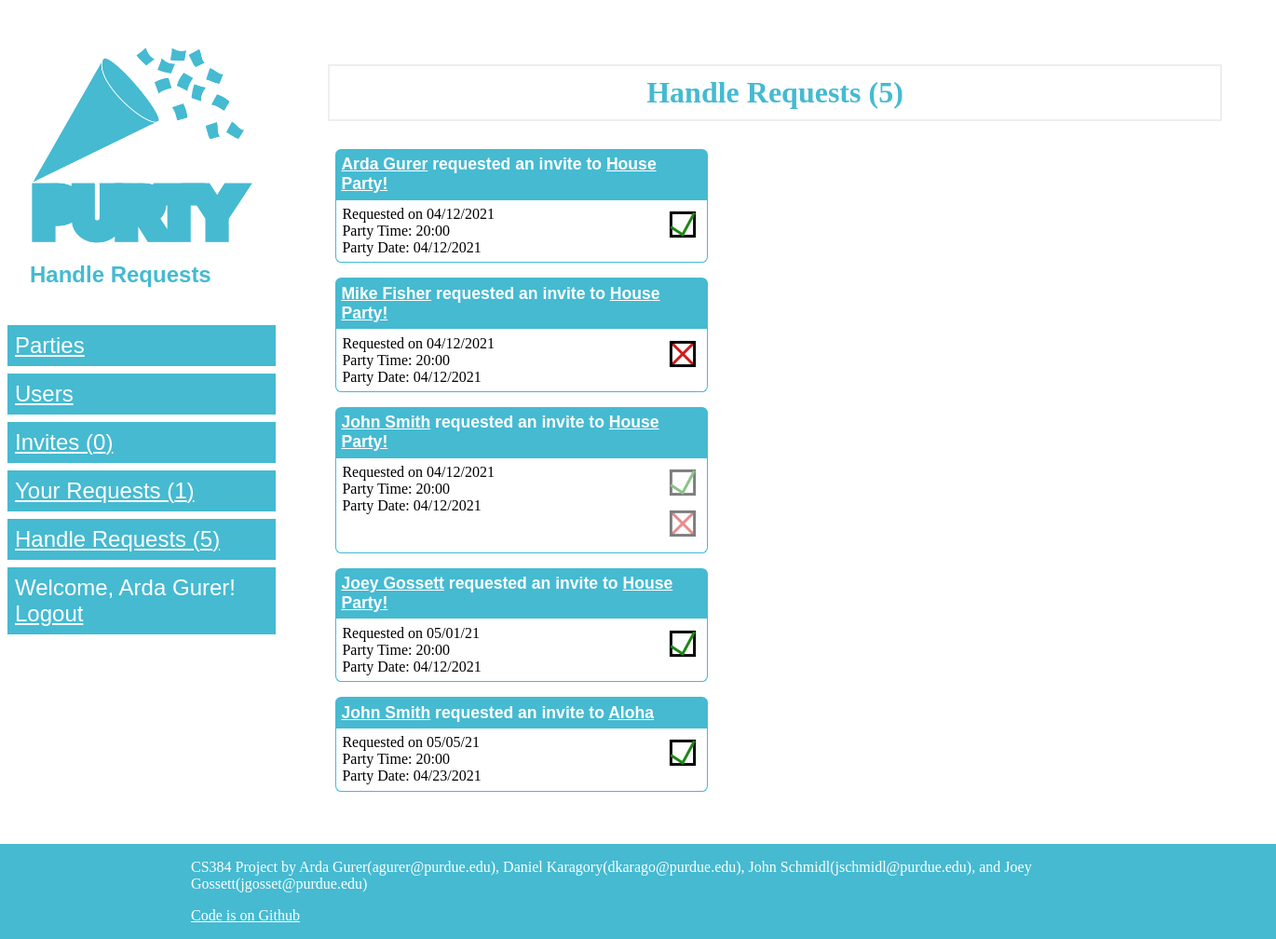
The app's page /handle_requests (signed in) with its own data.
### database_orm.py (models this page shows, shortened)
    class User(db_orm.Model):
        user_id = db_orm.Column('user_id', db_orm.Integer, primary_key = True)
        name = db_orm.Column(db_orm.String(40))
        email = db_orm.Column(db_orm.String(40))
        age = db_orm.Column(db_orm.Integer)

    class Party(db_orm.Model):
        party_id = db_orm.Column('party_id', db_orm.Integer, primary_key = True)
        name = db_orm.Column(db_orm.String(40))
        date = db_orm.Column(db_orm.String(40))
        time = db_orm.Column(db_orm.String(40))
        description = db_orm.Column(db_orm.String(400))
        location_id = db_orm.Column(db_orm.Integer)
        invited_cnt = db_orm.Column(db_orm.Integer)
        coming_cnt = db_orm.Column(db_orm.Integer)
        likes_cnt = db_orm.Column(db_orm.Integer)

### tables this page shows
CREATE TABLE Requests (
  party_id INTEGER NOT NULL,
  user_id INTEGER NOT NULL,
  request_date NVARCHAR(40) NOT NULL,
  reply_date NVARCHAR(40),
  answer INTEGER,
  PRIMARY KEY (party_id, user_id)
);

### app.py (the view)
@app.route('/handle_requests', methods=('GET', 'POST'))
def handle_requests():
    if 'user_id' not in session:
        return redirect(url_for('login'))
    user_id = session['user_id']
    requests = db.get_all_requests_for_host_user(user_id)
    req_cnt = len(requests)
    page_data = []
    for request in requests:
        party = db.get_party(request['party_id'])
        user = db.get_user(request['user_id'])
        page_data.append((party, request, user))
    return render_template('handle_requests.html', page_data=page_data, req_cnt=req_cnt)

### app.py (called while the page is built)
def get_req_hand_cnt(user_id):
    return db.get_all_requests_for_host_user_count(user_id)

def get_req_cnt(user_id):
    return db.get_all_requests_count(user_id)

def get_inv_cnt(user_id):
    return db.get_all_invites_count(user_id)

@app.before_request
def check_session():
    if 'user_id' in session:
        if db.user_exists(session['user_id']) == False:
            session.pop('user_id')

### database.py (called while the page is built)
def get_db_connection():
    conn = sqlite3.connect('purty.db')
    conn.row_factory = sqlite3.Row
    return conn

def user_exists(user_id):
    conn = get_db_connection()
    user = conn.execute('SELECT COUNT(*) as count FROM User WHERE user_id = ?',
                        (user_id,)).fetchone()
    conn.close()
    if user['count'] == 0:
        return False
    else:
        return True

def get_user_name(user_id):
    return db_orm.User.query.filter_by(user_id = user_id)[0].name

def get_user(user_id):
    return db_orm.User.query.filter_by(user_id = user_id)[0]

def get_party(party_id):
    party = db_orm.Party.query.filter_by(party_id = party_id)[0]
    if party is None:
        abort(404)
    return party

def get_all_requests_count(user_id):
    conn = get_db_connection()
    conn.execute("PRAGMA read_uncommitted = true;")
    if user_id is None:
        cnt = conn.execute('SELECT COUNT(*) FROM Requests').fetchone()[0]
    else:
        cnt = conn.execute('SELECT COUNT(*) FROM Requests WHERE user_id = ?',
                              (user_id,)).fetchone()[0]
    conn.close()
    return cnt

def get_all_requests_for_host_user(user_id):
    conn = get_db_connection()
    requests = conn.execute('SELECT r.user_id AS user_id, r.party_id AS party_id, r.request_date AS request_date, r.reply_date AS reply_date, r.answer AS answer FROM Host h JOIN Requests r ON r.party_id = h.party_id WHERE h.user_id = ? ',
                              (user_id,)).fetchall()
    conn.close()
    return requests

def get_all_requests_for_host_user_count(user_id):
    conn = get_db_connection()
    conn.execute("PRAGMA read_uncommitted = true;")
    cnt = conn.execute('SELECT COUNT(*) FROM Host h JOIN Requests r ON r.party_id = h.party_id WHERE h.user_id = ? ',
                              (user_id,)).fetchone()[0]
    conn.close()
    return cnt

### templates/handle_requests.html
{% extends "base.html" %}
{% block title %} Handle Requests {% endblock %}
{% block content %}
    <h1>Handle Requests ({{ req_cnt }})</h1>
    {% for data in page_data %}
		<div class="invite">
		    <div class="header">
                <a href='{{ url_for('user', user_id=data[2]['user_id']) }}'>{{ data[2]['name'] }}</a>
                requested an invite to
                <a href='{{ url_for('party', party_id=data[0]['party_id']) }}'>{{ data[0]['name'] }}</a>
		    </div>
		    <div class="description">
		        Requested on {{ data[1]['request_date'] }} <br>
		        Party Time: {{ data[0]['time'] }} <br>
		        Party Date: {{ data[0]['date'] }} <br>
		    </div>
		    <div class="choice">
                {% if data[1]['answer'] == 1 %}
			        <img class="choiceImage" src="{{ url_for('static', filename='accepted.svg.png') }}">
                {% elif data[1]['answer'] == 0 %}
			        <img class="choiceImage" src="{{ url_for('static', filename='rejected.svg.png') }}">
                {% else %}
                    <form method="post" action="{{ url_for('h_accept', user_id=data[1]['user_id']) }}">
                        <button type="submit" value="{{ data[0]['party_id']  }}" name="party_id">
			                <img class="choiceImage" src="{{ url_for('static', filename='accepted.svg.png') }}">
                        </button>
                    </form>
                    <form method="post" action="{{ url_for('h_reject', user_id=data[1]['user_id']) }}">
                        <button type="submit" value="{{ data[0]['party_id']  }}" name="party_id">
			                <img class="choiceImage" src="{{ url_for('static', filename='rejected.svg.png') }}">
                        </button>
                    </form>
                {% endif %}
            </div>
         </div>
    {% endfor %}
{% endblock %}

### templates/base.html (shortened to what this page needs)
<!DOCTYPE html>
<html lang="en">
    <head>
        <link rel="stylesheet" href="{{ url_for('static', filename='css/style.css') }}">
    </head>
    <body>
        <div id='HeaderAndBodyWrapper'>
            {% block header %}
                <div id='Header'>
                    <div id='Logo'>
                        <a href="{{ url_for('parties') }}">
                            <img id="LogoImage" src="{{ url_for('static', filename='logo.svg.png') }}">
                        </a>
                        <span id="LogoSubText">
                            {{ self.title() }}
                        </span>
                     </div>
                    <div class='HeaderItem'>
                        <a href="{{ url_for('parties') }}">Parties</a>
                    </div>
                    <div class='HeaderItem'>
                        <a href="{{ url_for('index') }}">Users</a>
                    </div>
                    {% if 'user_id' in session %}
                    <div class='HeaderItem'>
                        <a href="{{ url_for('invites') }}">Invites ({{ get_inv_cnt(session['user_id']) }})</a>
                    </div>
                    <div class='HeaderItem'>
                        <a href="{{ url_for('requests') }}">Your Requests ({{ get_req_cnt(session['user_id']) }})</a>
                    </div>
                    <div class='HeaderItem'>
                        <a href="{{ url_for('handle_requests') }}">Handle Requests ({{ get_req_hand_cnt(session['user_id']) }})</a>
                    </div>
                    {% endif %}
                    <div class='HeaderItem'>
                        {% if 'user_id' in session %}
                            Welcome, {{ get_user_name(session['user_id']) }}!<br>
                            <a href="{{ url_for('logout') }}">Logout</a>
                        {% else %}
                            <a href="{{ url_for('login') }}">Login</a>
                        {% endif %}
                    </div>
                </div>
            {% endblock %}
            <div id='Body'>
            {% block content %}
            {% endblock %}
            </div>
        </div>
        {% block footer %}
            <div id='Footer'>
                <div id='FooterContent'>
                    <p>
                        CS384 Project by Arda Gurer(agurer@purdue.edu), Daniel Karagory(dkarago@purdue.edu), John Schmidl(jschmidl@purdue.edu), and Joey Gossett(jgosset@purdue.edu)
                    </p>
                    <p>
                        <a href='https://github.com/DanielBatteryStapler/cs348project'>Code is on Github</a>
                    </p>
                </div>
            </div>
        {% endblock %}
    </body>
</html>

### static/css/style.css (style rules this page uses)
:root { --pageContentWidth: 60rem; --headerColor: #45bad1; --headerColorContrast: white; }
h1 { border: 2px #eee solid; color: var(--headerColor); text-align: center; padding: 10px; }
body { height: 100%; padding: 0; margin: 0; display: flex; flex-direction: column; }
html { height: 100%; }
a { color: inherit; }
#HeaderAndBodyWrapper { display: grid; grid-template-columns: 1fr var(--pageContentWidth) 1fr; grid-template-areas: "header body ."; flex: 1 0 auto; }
#Header { grid-area: header; padding-top: 0.2rem; padding-bottom: 0.3rem; font-size: 1.5rem; font-family: sans-serif; }
#Header a { color: var(--headerColorContrast); }
.HeaderItem { display: block; background-color: var(--headerColor); color: var(--headerColorContrast); margin: 0.5rem; padding: 0.5rem; }
#Logo { padding: 2rem; }
#LogoImage { width: 15rem; }
#LogoSubText { color: var(--headerColor); font-weight: bold; font-size: 1.5rem; }
#Body { grid-area: body; width: var(--pageContentWidth); padding: 3rem; }
#Footer { background-color: var(--headerColor); color: var(--headerColorContrast); flex-shrink: 0; }
#FooterContent { width: var(--pageContentWidth); margin-left: auto; margin-right: auto; }
#Footer a { color: var(--headerColorContrast); }
.invite { display: grid; grid-template-columns: 1fr auto; grid-template-areas: "header header" "description choice"; width: 25rem; padding: 0.5rem; }
.invite .header { grid-area: header; padding: 0.4rem; background-color: var(--headerColor); color: var(--headerColorContrast); font-size: 1.1rem; font-family: sans-serif; font-weight: bold; border-radius: 0.4rem 0.4rem 0 0; }
.invite .description { grid-area: description; padding: 0.4rem; border-width: 0 0 0.1rem 0.1rem; border-radius: 0 0 0 0.4rem; border-style: solid; border-color: var(--headerColor); }
.invite .choice { grid-area: choice; padding: 0.4rem; text-align: center; border-width: 0 0.1rem 0.1rem 0; border-radius: 0 0 0.4rem 0; border-style: solid; border-color: var(--headerColor); }
.invite button { border: none; background: none; padding: 0; margin: 0; }
.invite button .choiceImage { opacity: 0.5; cursor: pointer }

### records on screen
User: name "Arda Gurer"
Party: name "Arda Gurer", name "House Party!", request_date "04/12/2021", time "20:00", date "04/12/2021", name "Mike Fisher", name "John Smith", {{ data[0]['party_id'] }} 1 (drawn), name "Joey Gossett", request_date "05/01/21"
Party: name "John Smith", name "Aloha", request_date "05/05/21", time "20:00", date "04/23/2021"

### other values on screen
{{ get_inv_cnt(session['user_id']) }} "0"
{{ get_req_cnt(session['user_id']) }} "1"
{{ get_req_hand_cnt(session['user_id']) }} "5"
{{ req_cnt }} "5"
